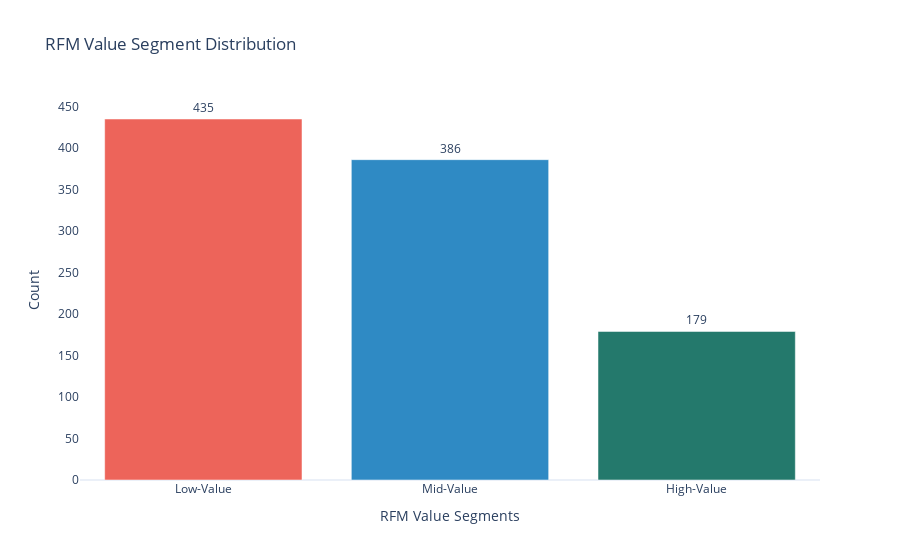

Notebook code for this chart:
### Code cell
custom_colors = {
    'Low-Value': 'rgb(237, 100, 90)',
    'Mid-Value': 'rgb(47, 138, 196)',
    'High-Value': 'rgb(36, 121, 108)'
}
fig = px.bar(data_frame=segmentation_count, x='index', y='Value Segment', text='Value Segment', 
             title='RFM Value Segment Distribution',
             color='index', color_discrete_map=custom_colors)
fig.update_layout(xaxis_title='RFM Value Segments', yaxis_title='Count')
fig.update_traces(textposition='outside', showlegend=False)
fig.update_xaxes(showgrid=False)
fig.update_yaxes(showgrid=False)
fig.show()

### Figure 1 — Plotly figure (JSON) as saved in the notebook; plotly's stock layout.template omitted (floating-point values rounded to 4 significant figures)
{"data": [{"alignmentgroup": "True", "hovertemplate": "index=%{x}<br>Value Segment=%{text}<extra></extra>", "legendgroup": "Low-Value", "marker": {"color": "rgb(237, 100, 90)", "pattern": {"shape": ""}}, "name": "Low-Value", "offsetgroup": "Low-Value", "orientation": "v", "showlegend": false, "text": [435], "textposition": "outside", "type": "bar", "x": ["Low-Value"], "xaxis": "x", "y": [435], "yaxis": "y"}, {"alignmentgroup": "True", "hovertemplate": "index=%{x}<br>Value Segment=%{text}<extra></extra>", "legendgroup": "Mid-Value", "marker": {"color": "rgb(47, 138, 196)", "pattern": {"shape": ""}}, "name": "Mid-Value", "offsetgroup": "Mid-Value", "orientation": "v", "showlegend": false, "text": [386], "textposition": "outside", "type": "bar", "x": ["Mid-Value"], "xaxis": "x", "y": [386], "yaxis": "y"}, {"alignmentgroup": "True", "hovertemplate": "index=%{x}<br>Value Segment=%{text}<extra></extra>", "legendgroup": "High-Value", "marker": {"color": "rgb(36, 121, 108)", "pattern": {"shape": ""}}, "name": "High-Value", "offsetgroup": "High-Value", "orientation": "v", "showlegend": false, "text": [179], "textposition": "outside", "type": "bar", "x": ["High-Value"], "xaxis": "x", "y": [179], "yaxis": "y"}], "layout": {"barmode": "relative", "legend": {"title": {"text": "index"}, "tracegroupgap": 0}, "title": {"text": "RFM Value Segment Distribution"}, "xaxis": {"anchor": "y", "categoryarray": ["Low-Value", "Mid-Value", "High-Value"], "categoryorder": "array", "domain": [0, 1], "showgrid": false, "title": {"text": "RFM Value Segments"}}, "yaxis": {"anchor": "x", "domain": [0, 1], "showgrid": false, "title": {"text": "Count"}}}}
